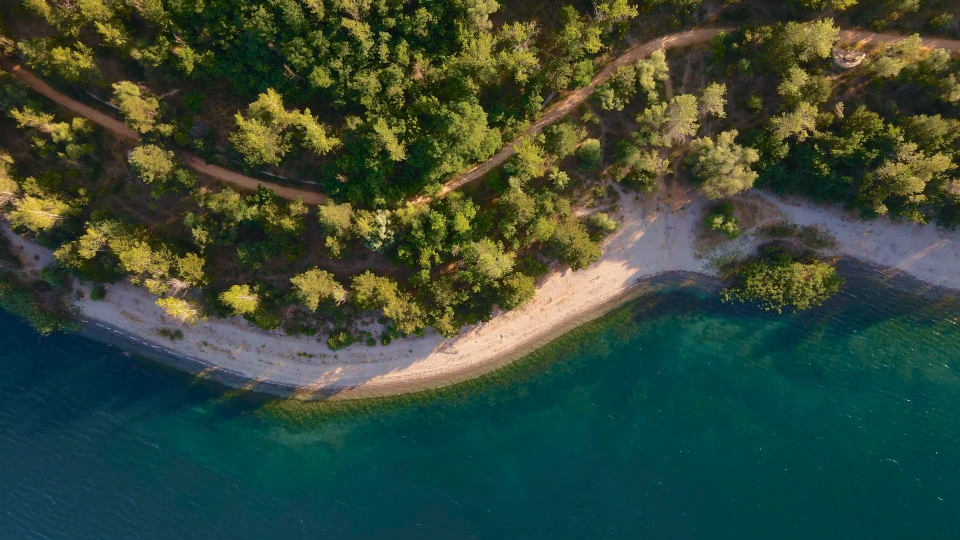
#> input picture frame 20 of Semestr 7/SM/L8/clip_1.mp4, 1920 x 1080 px (shown at 1/2 size)
$ python lab8.py
#> lines starting #> are read from the running program, lines starting #| are printed output that depends on the picture
import cv2
import numpy as np
import matplotlib.pyplot as plt

##############################################################################
######   Konfiguracja       ##################################################
##############################################################################

kat = '.\\'                               # katalog z plikami wideo
plik = "clip_1.mp4"                       # nazwa pliku
ile = 35                                 # ile klatek odtworzyć? <0 - całość
key_frame_counter = 4                     # co która klatka ma być kluczowa i nie podlegać kompresji
plot_frames = np.array([31])           # automatycznie wyrysuj wykresy
auto_pause_frames = np.array([])        # automatycznie za pauzuj dla klatki
#subsampling = "4:2:0"                     # parametry dla chroma subsampling
#dzielnik = 1                              # dzielnik przy zapisie różnicy
wyswietlaj_kaltki = True                  # czy program ma wyświetlać klatki
ROI = [[450,750,600,900]]                   # wyświetlane fragmenty (można podać kilka)

##############################################################################
####     Kompresja i dekompresja    ##########################################
##############################################################################
class data:
  # [4 lines left out: function init, not called in this run]

def Chroma_subsampling(L, subsampling):
  if subsampling == '4:4:4':
    return L
  elif subsampling == '4:2:2':
    return L[:, ::2]
  elif subsampling == '4:4:0':
    return L[::2, :]
  elif subsampling == '4:2:0':
    return L[::2, ::2]
  elif subsampling == '4:1:1':
    return L[:, ::4]
  elif subsampling == '4:1:0':
    return L[::2, ::4]

def Chroma_resampling(L, subsampling):
  if subsampling == '4:4:4':
    return L
  elif subsampling == '4:2:2':
    return np.repeat(L, 2, axis=1)
  elif subsampling == '4:4:0':
    return np.repeat(L, 2, axis=0)
  elif subsampling == '4:2:0':
    return np.repeat(np.repeat(L, 2, axis=0), 2, axis=1)
  elif subsampling == '4:1:1':
    return np.repeat(L, 4, axis=1)
  elif subsampling == '4:1:0':
    return np.repeat(L, 2, axis=0).repeat(4, axis=1)

def frame_image_to_class(frame,subsampling):
  Frame_class = data()
  Frame_class.Y = frame[:,:,0].astype(int)
  Frame_class.Cb = Chroma_subsampling(frame[:,:,2].astype(int), subsampling)
  Frame_class.Cr = Chroma_subsampling(frame[:,:,1].astype(int), subsampling)
  return Frame_class

def frame_layers_to_image(Y,Cr,Cb,subsampling):
  Cb = Chroma_resampling(Cb,subsampling)
  Cr = Chroma_resampling(Cr,subsampling)
  return np.dstack([Y, Cr, Cb]).clip(0, 255).astype(np.uint8)

# RLE ###################################################################
''' NIE ZAIMPLEMENTOWANE
def rle_encode(img):
  img = img.astype(int)
  img_shape = img.shape
  img_flatten = img.flatten()
  sign_counter = 0
  previous_sign = None
  coded_stream = []
  for sign in img_flatten:
    if sign == previous_sign:
      sign_counter += 1
    else:
      if previous_sign is not None:
        coded_stream.append(sign_counter)
        coded_stream.append(previous_sign)
      sign_counter = 1
      previous_sign = sign
  coded_stream.append(sign_counter)
  coded_stream.append(previous_sign)
  coded_stream = np.array(coded_stream)

  return [img_shape, coded_stream]

def rle_decode(img_shape, coded_stream):
  decoded_stream = []
  for i in range(0, len(coded_stream), 2):
    sign = coded_stream[i + 1]
    sign_counter = coded_stream[i]
    for j in range(sign_counter):
      decoded_stream.append(sign)
  decoded_stream = np.array(decoded_stream)
  decoded_stream = decoded_stream.reshape(img_shape)

  return decoded_stream

def compress_KeyFrame(Frame_class):
  KeyFrame = data()
  KeyFrame.Y = rle_encode(Frame_class.Y)
  KeyFrame.Cb = rle_encode(Frame_class.Cb)
  KeyFrame.Cr = rle_encode(Frame_class.Cr)
  return KeyFrame

def decompress_KeyFrame(KeyFrame, subsampling):
  Y = rle_decode(*KeyFrame.Y)
  Cb = rle_decode(*KeyFrame.Cb)
  Cr = rle_decode(*KeyFrame.Cr)
  frame_image = frame_layers_to_image(Y, Cr, Cb, subsampling)
  return frame_image

def compress_not_KeyFrame(Frame_class, KeyFrame, dzielnik):
  Compress_data = data()
  Compress_data.Y = rle_encode((Frame_class.Y - KeyFrame.Y) / dzielnik)
  Compress_data.Cb = rle_encode((Frame_class.Cb - KeyFrame.Cb) / dzielnik)
  Compress_data.Cr = rle_encode((Frame_class.Cr - KeyFrame.Cr) / dzielnik)
  return Compress_data

def decompress_not_KeyFrame(Compress_data, KeyFrame, dzielnik, subsampling):
  Y = rle_decode(*Compress_data.Y) * dzielnik + KeyFrame.Y
  Cb = rle_decode(*Compress_data.Cb) * dzielnik + KeyFrame.Cb
  Cr = rle_decode(*Compress_data.Cr) * dzielnik + KeyFrame.Cr
  return frame_layers_to_image(Y, Cr, Cb, subsampling)
'''
#########################################################################

# BEZ RLE ###############################################################
def compress_KeyFrame(Frame_class):
  KeyFrame = data()
  KeyFrame.Y = Frame_class.Y
  KeyFrame.Cb = Frame_class.Cb
  KeyFrame.Cr = Frame_class.Cr
  return KeyFrame

def decompress_KeyFrame(KeyFrame, subsampling):
  Y = KeyFrame.Y
  Cb = KeyFrame.Cb
  Cr = KeyFrame.Cr
  frame_image=frame_layers_to_image(Y,Cr,Cb,subsampling)
  return frame_image

def compress_not_KeyFrame(Frame_class, KeyFrame, dzielnik):
  Compress_data = data()
  Compress_data.Y = (Frame_class.Y - KeyFrame.Y) / dzielnik
  Compress_data.Cb = (Frame_class.Cb - KeyFrame.Cb) / dzielnik
  Compress_data.Cr = (Frame_class.Cr - KeyFrame.Cr) / dzielnik
  return Compress_data

def decompress_not_KeyFrame(Compress_data, KeyFrame, dzielnik, subsampling):
  Y = Compress_data.Y * dzielnik + KeyFrame.Y
  Cb = Compress_data.Cb * dzielnik + KeyFrame.Cb
  Cr = Compress_data.Cr * dzielnik + KeyFrame.Cr
  return frame_layers_to_image(Y, Cr, Cb, subsampling)

#########################################################################

# [42 lines left out: function plotDiffrence, not called in this run]

##############################################################################
####     Głowna pętla programu      ##########################################
##############################################################################
variations = ["4:4:4", "4:2:2", "4:4:0", "4:2:0", "4:1:1", "4:1:0", 1, 2, 4, 8]

for i in range(len(variations)):
  if i < 6:
    ss = variations[i]
    div = variations[6]
  else:
    ss = variations[0]
    div = variations[i]

  cap = cv2.VideoCapture(kat + '\\' + plik)

  if ile < 0:
    ile = int(cap.get(cv2.CAP_PROP_FRAME_COUNT))

  cv2.namedWindow('Normal Frame')
  cv2.namedWindow('Decompressed Frame')

  compression_information = np.zeros((3, ile))

  for i in range(ile):
    ret, frame = cap.read()
    if wyswietlaj_kaltki:
      cv2.imshow('Normal Frame', frame)
    frame = cv2.cvtColor(frame, cv2.COLOR_BGR2YCrCb)
    Frame_class = frame_image_to_class(frame, ss)
    if (i % key_frame_counter) == 0: # pobieranie klatek kluczowych
      KeyFrame = compress_KeyFrame(Frame_class)
      cY = KeyFrame.Y
      cCb = KeyFrame.Cb
      cCr = KeyFrame.Cr
      Decompresed_Frame = decompress_KeyFrame(KeyFrame, ss)
    else: # kompresja
      Compress_data = compress_not_KeyFrame(Frame_class, KeyFrame, div)
      cY = Compress_data.Y
      cCb = Compress_data.Cb
      cCr = Compress_data.Cr
      Decompresed_Frame = decompress_not_KeyFrame(Compress_data,  KeyFrame, div, ss)

    compression_information[0,i] = (frame[:,:,0].size - len(cY)) / frame[:,:,0].size
    compression_information[1,i] = (frame[:,:,0].size - len(cCb)) / frame[:,:,0].size
    compression_information[2,i] = (frame[:,:,0].size - len(cCr)) / frame[:,:,0].size
    if wyswietlaj_kaltki:
      cv2.imshow('Decompressed Frame',cv2.cvtColor(Decompresed_Frame, cv2.COLOR_YCrCb2BGR))

    if np.any(plot_frames == i): # rysuj wykresy
      for r in ROI:
        plotDiffrence(frame, Decompresed_Frame, r, ss, div, plot_frames)

    if np.any(auto_pause_frames == i):
      cv2.waitKey(-1) #wait until any key is pressed

    k = cv2.waitKey(1) & 0xff

    if k == ord('q'):
      break
    elif k == ord('p'):
      cv2.waitKey(-1) #wait until any key is pressed
#> this loop made 1 pass; (key q is pressed on pass 1)
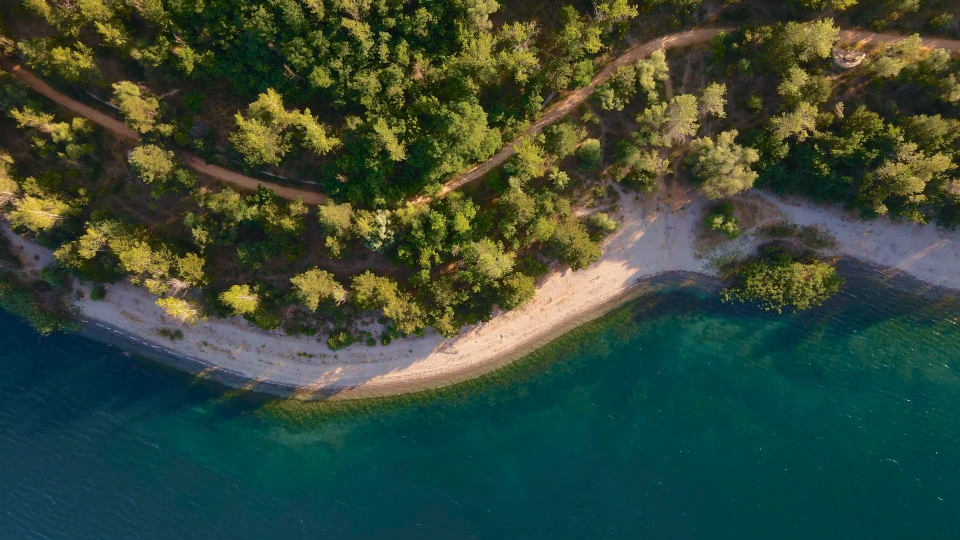
#> input picture frame 20 of Semestr 7/SM/L8/clip_1.mp4, 1920 x 1080 px (shown at 1/2 size)
#> pass 1, in frame_image_to_class, `Frame_class.Y = frame[:,:,0].astype(int)`:
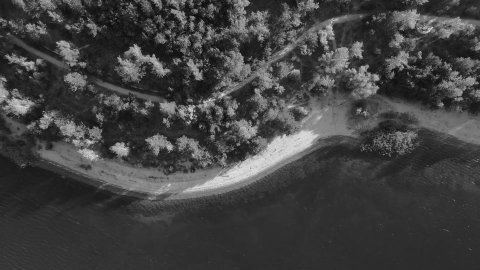
#> Frame_class.Y: shape (1080, 1920) int64 (shown at 1/4 size); min 0, max 245, mean 65.6
#> pass 1, in frame_image_to_class, `Frame_class.Cb = Chroma_subsampling(frame[:,:,2].astype(int), subsampl..`:
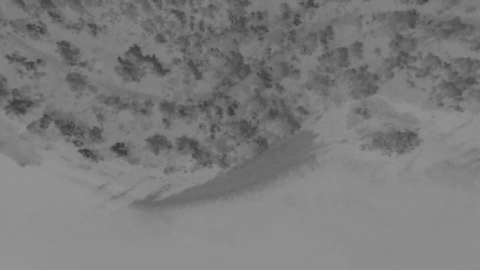
#> Frame_class.Cb: shape (1080, 1920) int64 (shown at 1/4 size); min 55, max 148, mean 122.8
#> pass 1, in frame_image_to_class, `Frame_class.Cr = Chroma_subsampling(frame[:,:,1].astype(int), subsampl..`:
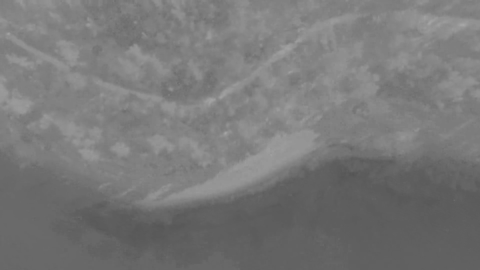
#> Frame_class.Cr: shape (1080, 1920) int64 (shown at 1/4 size); min 82, max 167, mean 120

  plt.figure()
  plt.plot(np.arange(0,ile),compression_information[0,:] * 100)
  plt.plot(np.arange(0,ile),compression_information[1,:] * 100)
  plt.plot(np.arange(0,ile),compression_information[2,:] * 100)
  plt.legend(["Y","Cb","Cr"])
  plt.title("File:{}, subsampling={}, divider={}, KeyFrame={} ".format(plik[:-4], ss, div, key_frame_counter))
  plt.savefig("bezrle_plot_file_{}_subsampling_{}_divider_{}_keyframe_{}.png".format(plik[:-4], ss.replace(":", "", 2), div, key_frame_counter))
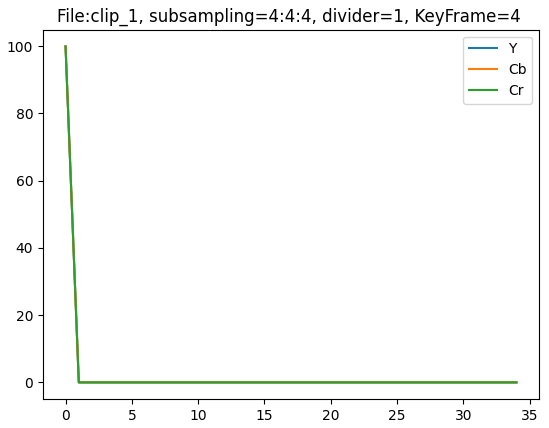
#> figure drawn by matplotlib, 1 panel; curve peaks at x = 0, y = 99.95; curve peaks at x = 0, y = 99.95; curve peaks at x = 0, y = 99.95
#> pass 2 of the loop `for i in range(len(variations)):`:
#> the loop `for i in range(ile):` made 4 passes; (key Esc is pressed on pass 1)
#> pass 1, in frame_image_to_class (call 2), `Frame_class.Cb = Chroma_subsampling(frame[:,:,2].astype(int), subsampl..`:
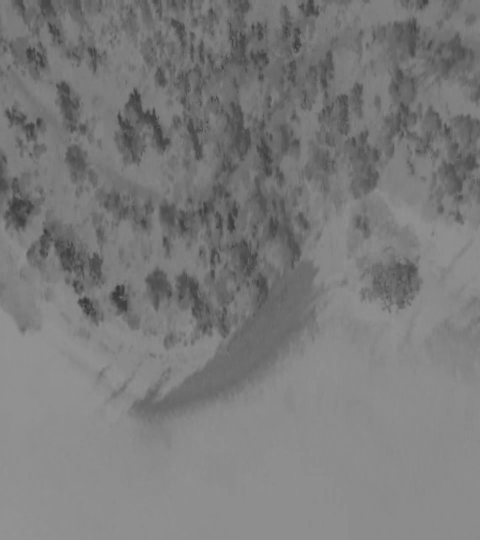
#> Frame_class.Cb: shape (1080, 960) int64 (shown at 1/2 size); min 55, max 148, mean 122.8
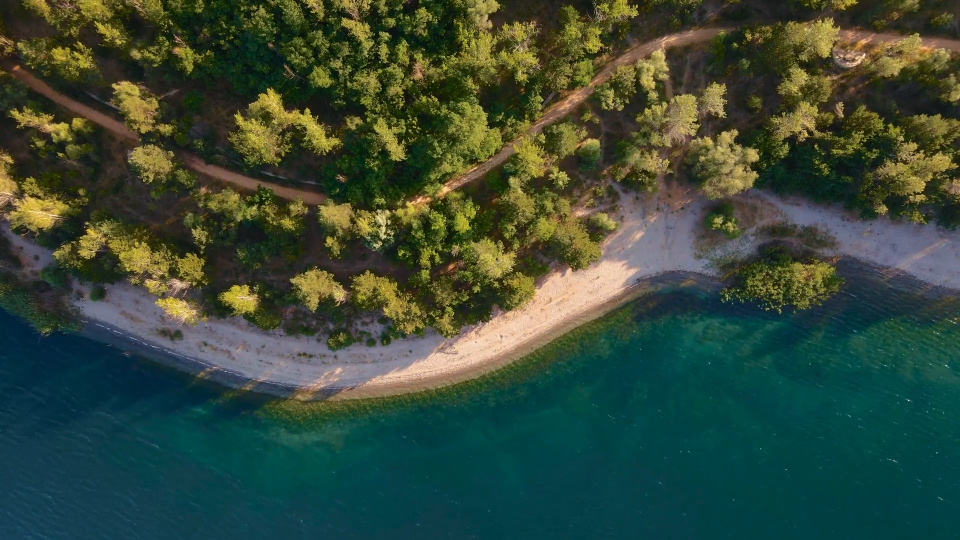
#> input picture frame 21 of Semestr 7/SM/L8/clip_1.mp4, 1920 x 1080 px (shown at 1/2 size)
#> `plt.savefig("bezrle_plot_file_{}_subsampling_{}_divider_{}_keyframe_{}..`:
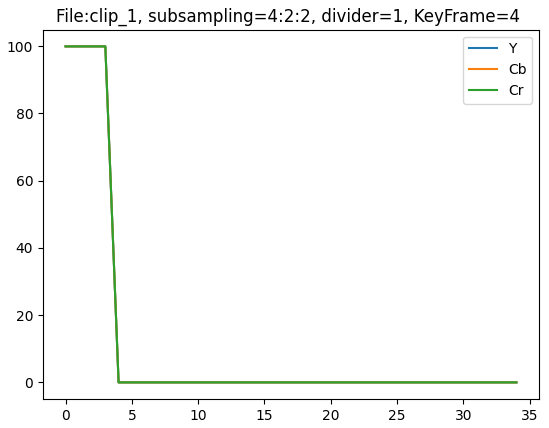
#> figure drawn by matplotlib, 1 panel; curve peaks at x = 0, y = 99.95; curve peaks at x = 0, y = 99.95; curve peaks at x = 0, y = 99.95
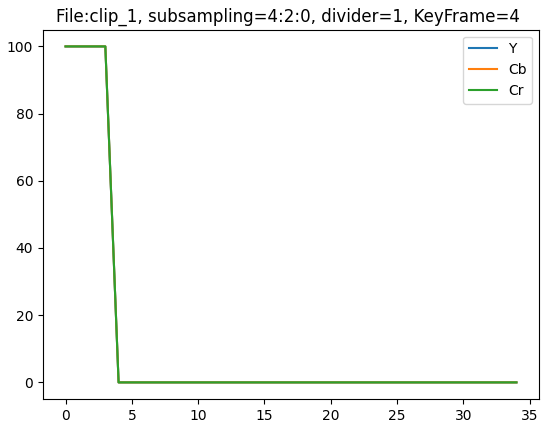
#> figure drawn by matplotlib, 1 panel; curve peaks at x = 0, y = 99.95; curve peaks at x = 0, y = 99.97; curve peaks at x = 0, y = 99.97

$ run again, starting later in the video
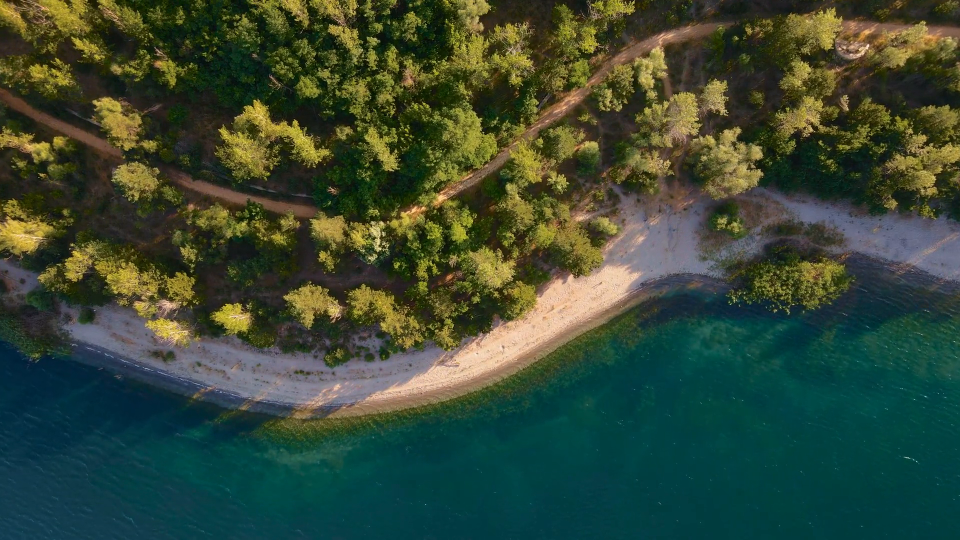
#> input picture frame 91 of Semestr 7/SM/L8/clip_1.mp4, 1920 x 1080 px (shown at 1/2 size)
#> the loop `for i in range(ile):` made 1 pass; (key q is pressed on pass 1)
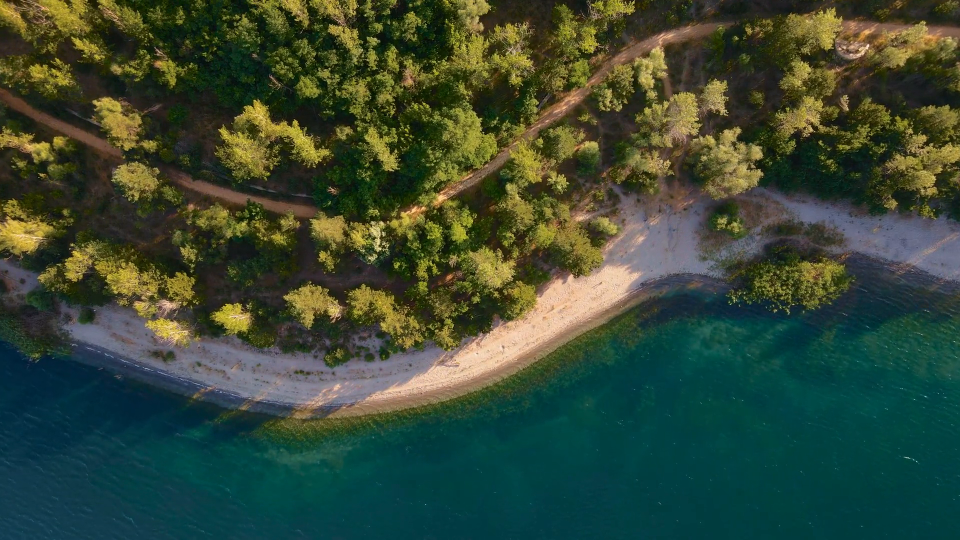
#> input picture frame 91 of Semestr 7/SM/L8/clip_1.mp4, 1920 x 1080 px (shown at 1/2 size)
#> pass 1, in frame_image_to_class, `Frame_class.Cb = Chroma_subsampling(frame[:,:,2].astype(int), subsampl..`:
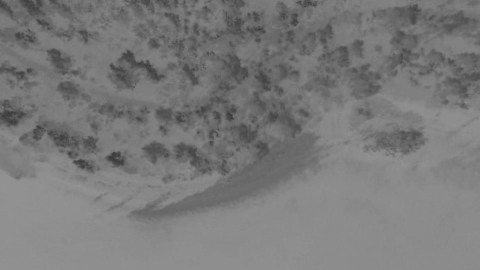
#> Frame_class.Cb: shape (1080, 1920) int64 (shown at 1/4 size); min 52, max 147, mean 121.3
#> pass 1, in frame_image_to_class, `Frame_class.Cr = Chroma_subsampling(frame[:,:,1].astype(int), subsampl..`:
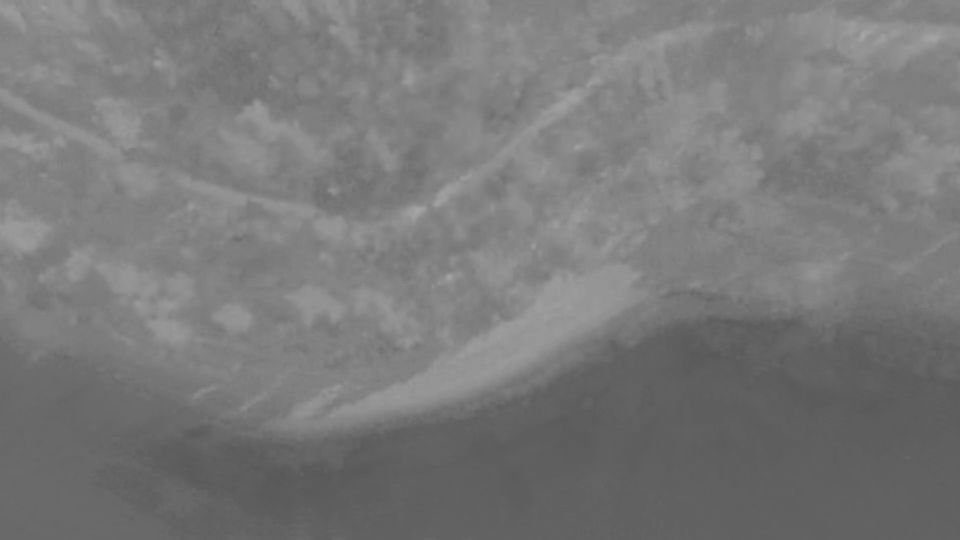
#> Frame_class.Cr: shape (1080, 1920) int64 (shown at 1/2 size); min 87, max 167, mean 121.1
